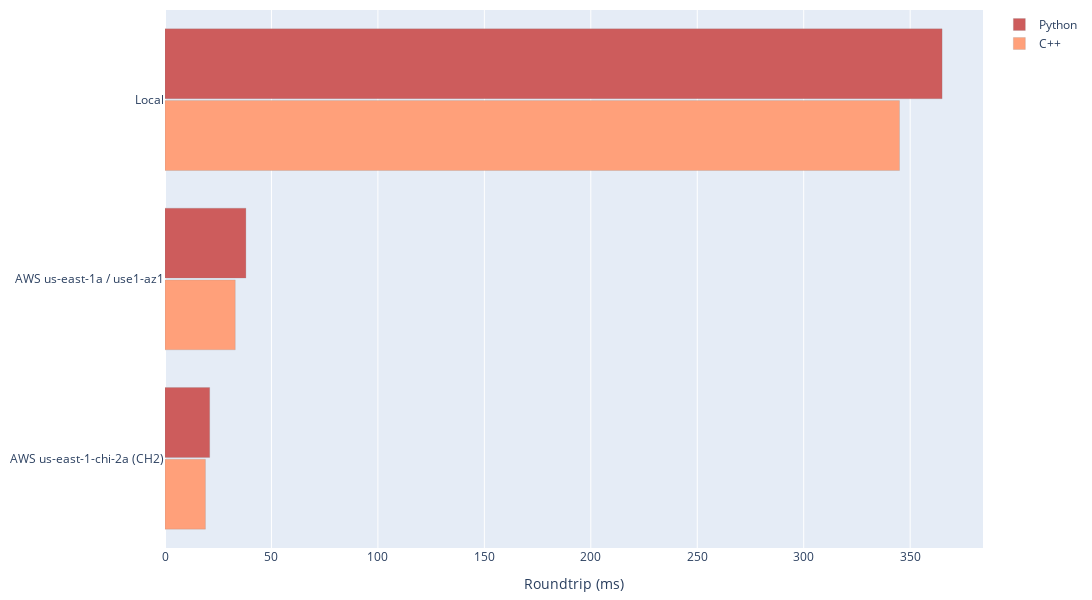

The code cell stored with this chart in its notebook:
### Code cell
# Reverse the order of the data
# categories.reverse()
#python_values_sorted.reverse()
#cpp_values_sorted.reverse()

# Create the bar plot with Python bar data above the C++ bar data
fig = go.Figure(data=[
    go.Bar(name='C++', x=cpp_values, y=categories, orientation='h', marker_color='lightsalmon'),
    go.Bar(name='Python', x=python_values, y=categories, orientation='h', marker_color='indianred')
])

# Update the layout
fig.update_traces(selector=dict(name='Python'), legendrank=1),
fig.update_traces(selector=dict(name='C++'), legendrank=2)
fig.update_layout(barmode='group', margin=dict(l=10, r=10, t=10, b=10))
fig.update_layout(height=600, width=1200)
# Make bars thinner
fig.update_traces(marker_line_width=0.2, marker_line_color='grey', width=0.39)
# fig.update_layout(barmode='stack')
fig.update_xaxes(title_text='average roundtrip (ms)')
fig.show()
# Add legend for x axis (ms)
# Update the color scheme to a modern palette

### Figure 1 — Plotly figure (JSON) as saved in the notebook; plotly's stock layout.template omitted (floating-point values rounded to 4 significant figures)
{"data": [{"legendrank": 2, "marker": {"color": "lightsalmon", "line": {"color": "grey", "width": 0.2}}, "name": "C++", "orientation": "h", "type": "bar", "width": 0.39, "x": [19, 33, 345], "y": ["AWS us-east-1-chi-2a (CH2)", "AWS us-east-1a / use1-az1", "Local"]}, {"legendrank": 1, "marker": {"color": "indianred", "line": {"color": "grey", "width": 0.2}}, "name": "Python", "orientation": "h", "type": "bar", "width": 0.39, "x": [21, 38, 365], "y": ["AWS us-east-1-chi-2a (CH2)", "AWS us-east-1a / use1-az1", "Local"]}], "layout": {"barmode": "group", "height": 600, "margin": {"b": 10, "l": 10, "r": 10, "t": 10}, "width": 1200, "xaxis": {"title": {"text": "Roundtrip (ms)"}}}}
